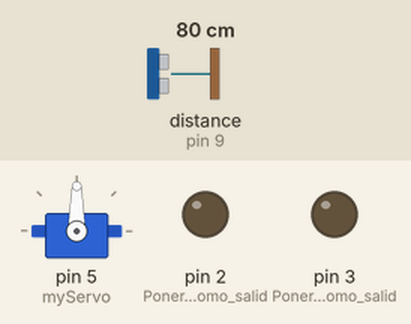
This sketch was run on a simulated Arduino Uno, built with avr-gcc and run on an emulated ATmega328P. On the bench: servo, output pins drawn as LEDs (lit = HIGH). Wiring (inferred from the names in the program): ultrasonic range finder: trigger pin 8; echo pin 9. Dashed ring = blinking. The test bench sets the inputs (shaded band); at power-on: distance to the obstacle (sensor on pin 9) 80 cm. The echo pulse lasts 58.3 µs per cm; pins used as bus, display or sensor lines are not drawn.

Above: at 1.5 s.
1.6 s: distance to the obstacle (sensor on pin 9) set to 12 cm
3.1 s: distance to the obstacle (sensor on pin 9) set to 9 cm
At 8.7 s:
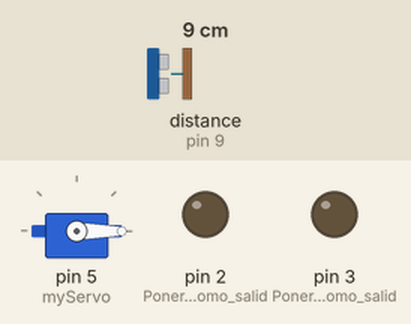
15.1 s: distance to the obstacle (sensor on pin 9) set to 18 cm
At 16.1 s:
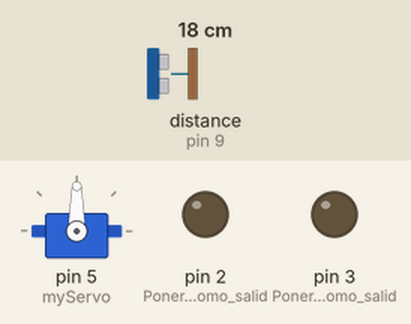
16.6 s: distance to the obstacle (sensor on pin 9) set to 2 cm
At 16.85 s:
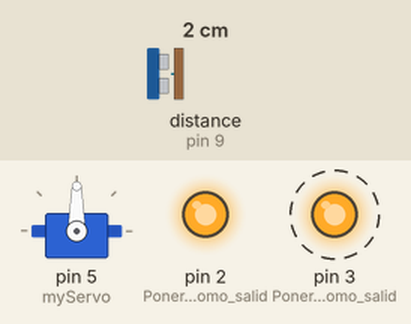
Timing chart, 0 to 20.6 s (numbered marks = the images above; inputs shaded):
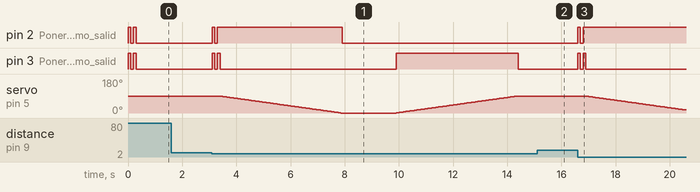

Measured:
- the behaviour switches between 11 and 10 cm on distance to the obstacle (sensor on pin 9) (found by bisection; images 0 and 1)
- after the input at 1.6 s, every drawn part: stays the same
- after the input at 3.1 s, pin 2 (Poner_el_pin_2_como_salid): LOW → HIGH at once, → LOW 0.10 s later, → HIGH 0.10 s later, → LOW 4.6 s later; pin 3 (Poner_el_pin_3_como_salid): goes HIGH 0.10 s, LOW 0.10 s, HIGH 0.10 s, LOW 6.5 s, HIGH 4.5 s, then LOW, starting at once
- after the input at 15.1 s, pin 2 (Poner_el_pin_2_como_salid), pin 3 (Poner_el_pin_3_como_salid): stays LOW (without the input it goes to HIGH after 1.3 s)
- after the input at 16.6 s, pin 2 (Poner_el_pin_2_como_salid): LOW → HIGH at once, → LOW 0.10 s later, → HIGH 0.10 s later; pin 3 (Poner_el_pin_3_como_salid): alternates HIGH for 0.10 s and LOW for 0.10 s, 4 changes in all, then stays LOW, starting at once; servo on pin 5 (myServo): moves from 90° to 16° over 3.7 s, starting after 0.30 s

The sketch:

sensor_ultrasonico.ino
```cpp
#include <Servo.h>

// Declaracion de variables
Servo myServo;
int TRIG = 8;
int ECO = 9;
int tiempo;
int distancia;

void setup() {
  pinMode(2, OUTPUT); // Poner el pin 2 como salida
  pinMode(3, OUTPUT); // Poner el pin 3 como salida
  pinMode(TRIG, OUTPUT); // Poner una de las terminales del sensor ultrasonico como salida
  pinMode(ECO, INPUT); // Poner una de las terminales del sensor ultrasonico como entrada
  myServo.attach(5); // Marcar que pin va a manejar el servo
  onOffLeds(); // Ejecutar la función que enciende y apaga los leds
  Serial.begin(9600);
}

void loop() {
  leerDistancia();
  // Si la distancia que detecta el sensor es menor a 10 ejecuta la función de abrir la puerta y dos segundos después se cierra
  if (distancia < 10) {
    onOffLeds();
    abrirPuerta();
    delay(2000);
    cerrarPuerta();
    delay(2000);
  }
}

void leerDistancia() {
  digitalWrite(TRIG, HIGH);
  delay(1);
  digitalWrite(TRIG, LOW);
  tiempo = pulseIn(ECO, HIGH);
  distancia = tiempo / 58.2;
}

void onOffLeds() {
  digitalWrite(2, HIGH);
  digitalWrite(3, HIGH);
  delay(100);
  digitalWrite(2, LOW);
  digitalWrite(3, LOW);
  delay(100);
  digitalWrite(2, HIGH);
  digitalWrite(3, HIGH);
  delay(100);
  digitalWrite(2, LOW);
  digitalWrite(3, LOW);
}

void cerrarPuerta() {
  // Apagar un led y encender el otro
  digitalWrite(2, LOW);
  digitalWrite(3, HIGH);
  int angulo = 0;
  do { // Hacer que el servo se mueva mientras el angulo sea menor a 90
    angulo = angulo + 1;
    myServo.write(angulo);
    delay(50);
  } while (angulo < 90);
  digitalWrite(2, LOW);
  digitalWrite(3, LOW);
}

void abrirPuerta() {
  // Apagar un led y encender el otro
  digitalWrite(2, HIGH);
  digitalWrite(3, LOW);
  int angulo = 90;
  do { // Hacer que el servo se mueva mientras el angulo sea mayor a 0
    angulo = angulo - 1;
    myServo.write(angulo);
    delay(50);
  } while (angulo > 0);
  digitalWrite(2, LOW);
  digitalWrite(3, LOW);
}
```
